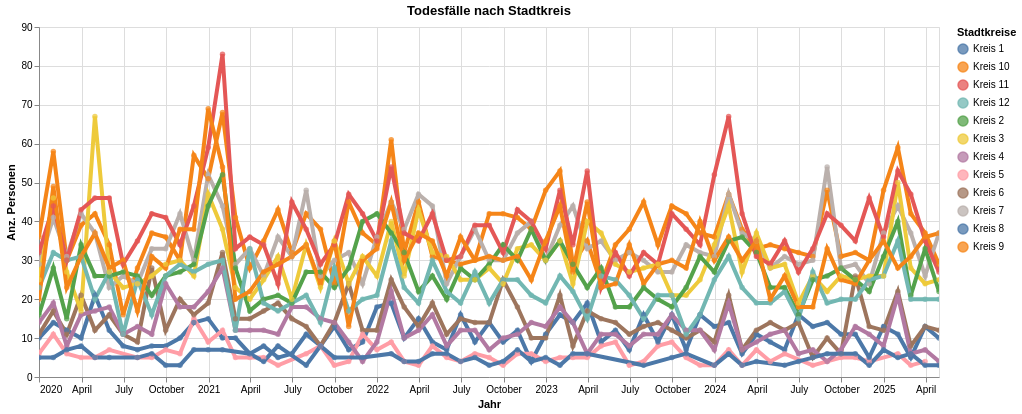

Write notebook code for a chart like this one.
### Code cell
myTitle ="Todesfälle nach Stadtkreis"
highlight = alt.selection(type='single', on='mouseover',
                          fields=['KreisLang'], nearest=True)
#x='date:StichtagDatJahr',
base = alt.Chart(myAgg.loc["2019-12-31":latest_year_month].reset_index().query('sum_WBev>2'), title=myTitle).encode(
    x=alt.X('StichtagDat', axis=alt.Axis(title='Jahr'))# , axis=alt.Axis(format='%', title='percentage')
    , y=alt.X('sum_WBev', axis=alt.Axis(title='Anz. Personen'))
    , color=alt.Color('KreisLang', legend=alt.Legend(title="Stadtkreise", orient="right"))  
    ,tooltip=['StichtagDat', 'KreisLang', 'sum_WBev']    
)
points = base.mark_circle().encode(
    opacity=alt.value(0.75)
).add_selection(
    highlight
).properties(
    width=900 , height=350
)
lines = base.mark_line().encode(
    size=alt.condition(~highlight, alt.value(0.5), alt.value(4))
).interactive()

lines + points

### Figure 1 — Vega-Lite specification as saved in the notebook (floating-point values rounded to 4 significant figures; data arrays with more than 128 entries replaced by an {"elided": "..."} marker saying what was removed)
{"config": {"view": {"continuousWidth": 300, "continuousHeight": 300}}, "layer": [{"mark": {"type": "line"}, "encoding": {"color": {"field": "KreisLang", "legend": {"orient": "right", "title": "Stadtkreise"}, "type": "nominal"}, "size": {"condition": {"test": {"not": {"param": "param_1"}}, "value": 0.5}, "value": 4}, "tooltip": [{"field": "StichtagDat", "type": "temporal"}, {"field": "KreisLang", "type": "nominal"}, {"field": "sum_WBev", "type": "quantitative"}], "x": {"axis": {"title": "Jahr"}, "field": "StichtagDat", "type": "temporal"}, "y": {"axis": {"title": "Anz. Personen"}, "field": "sum_WBev", "type": "quantitative"}}, "name": "view_1", "title": "Todesfälle nach Stadtkreis"}, {"mark": {"type": "circle"}, "encoding": {"color": {"field": "KreisLang", "legend": {"orient": "right", "title": "Stadtkreise"}, "type": "nominal"}, "opacity": {"value": 0.75}, "tooltip": [{"field": "StichtagDat", "type": "temporal"}, {"field": "KreisLang", "type": "nominal"}, {"field": "sum_WBev", "type": "quantitative"}], "x": {"axis": {"title": "Jahr"}, "field": "StichtagDat", "type": "temporal"}, "y": {"axis": {"title": "Anz. Personen"}, "field": "sum_WBev", "type": "quantitative"}}, "name": "view_2", "title": "Todesfälle nach Stadtkreis"}], "data": {"name": "data-4d9543accab5239f2e644e01e4108f63"}, "height": 350, "params": [{"name": "param_2", "select": {"type": "interval", "encodings": ["x", "y"]}, "bind": "scales", "views": ["view_1"]}, {"name": "param_1", "select": {"type": "point", "fields": ["KreisLang"], "nearest": true, "on": "mouseover"}, "views": ["view_2"]}], "width": 900, "$schema": "https://vega.github.io/schema/vega-lite/v5.8.0.json", "datasets": {"data-4d9543accab5239f2e644e01e4108f63": {"elided": "764 records"}}}
